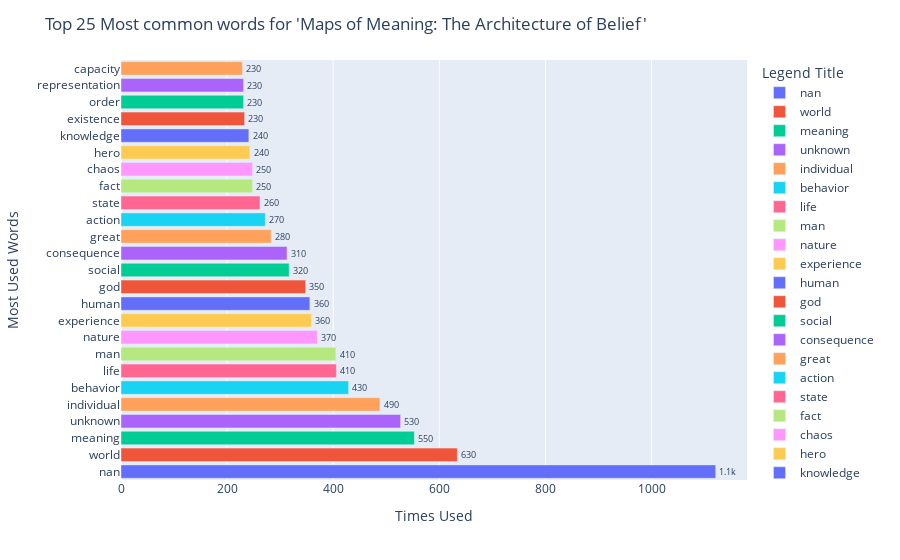

Here is the notebook cell this chart was saved with:
### Code cell
x = [tag for tag, count in fdist.most_common(25)]
y = [count for tag, count in fdist.most_common(25)]

fig = px.bar(maps, y=x, x=y, 
            text_auto='.2s', 
            color=x)
fig.update_traces(textfont_size=12, textangle=0, textposition="outside", cliponaxis=False)

fig.update_layout(
    title="Top 25 Most common words for 'Maps of Meaning: The Architecture of Belief'",
    xaxis_title="Times Used",
    yaxis_title="Most Used Words",
    legend_title="Legend Title")

fig.show()

### Figure 1 — Plotly figure (JSON) as saved in the notebook; plotly's stock layout.template omitted (floating-point values rounded to 4 significant figures)
{"data": [{"alignmentgroup": "True", "cliponaxis": false, "hovertemplate": "color=nan<br>x=%{x}<br>y=%{y}<extra></extra>", "legendgroup": "nan", "marker": {"color": "#636efa", "pattern": {"shape": ""}}, "name": "nan", "offsetgroup": "nan", "orientation": "h", "showlegend": true, "textangle": 0, "textfont": {"size": 12}, "textposition": "outside", "texttemplate": "%{x:.2s}", "type": "bar", "x": [1121], "xaxis": "x", "y": ["nan"], "yaxis": "y"}, {"alignmentgroup": "True", "cliponaxis": false, "hovertemplate": "color=world<br>x=%{x}<br>y=%{y}<extra></extra>", "legendgroup": "world", "marker": {"color": "#EF553B", "pattern": {"shape": ""}}, "name": "world", "offsetgroup": "world", "orientation": "h", "showlegend": true, "textangle": 0, "textfont": {"size": 12}, "textposition": "outside", "texttemplate": "%{x:.2s}", "type": "bar", "x": [634], "xaxis": "x", "y": ["world"], "yaxis": "y"}, {"alignmentgroup": "True", "cliponaxis": false, "hovertemplate": "color=meaning<br>x=%{x}<br>y=%{y}<extra></extra>", "legendgroup": "meaning", "marker": {"color": "#00cc96", "pattern": {"shape": ""}}, "name": "meaning", "offsetgroup": "meaning", "orientation": "h", "showlegend": true, "textangle": 0, "textfont": {"size": 12}, "textposition": "outside", "texttemplate": "%{x:.2s}", "type": "bar", "x": [553], "xaxis": "x", "y": ["meaning"], "yaxis": "y"}, {"alignmentgroup": "True", "cliponaxis": false, "hovertemplate": "color=unknown<br>x=%{x}<br>y=%{y}<extra></extra>", "legendgroup": "unknown", "marker": {"color": "#ab63fa", "pattern": {"shape": ""}}, "name": "unknown", "offsetgroup": "unknown", "orientation": "h", "showlegend": true, "textangle": 0, "textfont": {"size": 12}, "textposition": "outside", "texttemplate": "%{x:.2s}", "type": "bar", "x": [527], "xaxis": "x", "y": ["unknown"], "yaxis": "y"}, {"alignmentgroup": "True", "cliponaxis": false, "hovertemplate": "color=individual<br>x=%{x}<br>y=%{y}<extra></extra>", "legendgroup": "individual", "marker": {"color": "#FFA15A", "pattern": {"shape": ""}}, "name": "individual", "offsetgroup": "individual", "orientation": "h", "showlegend": true, "textangle": 0, "textfont": {"size": 12}, "textposition": "outside", "texttemplate": "%{x:.2s}", "type": "bar", "x": [488], "xaxis": "x", "y": ["individual"], "yaxis": "y"}, {"alignmentgroup": "True", "cliponaxis": false, "hovertemplate": "color=behavior<br>x=%{x}<br>y=%{y}<extra></extra>", "legendgroup": "behavior", "marker": {"color": "#19d3f3", "pattern": {"shape": ""}}, "name": "behavior", "offsetgroup": "behavior", "orientation": "h", "showlegend": true, "textangle": 0, "textfont": {"size": 12}, "textposition": "outside", "texttemplate": "%{x:.2s}", "type": "bar", "x": [429], "xaxis": "x", "y": ["behavior"], "yaxis": "y"}, {"alignmentgroup": "True", "cliponaxis": false, "hovertemplate": "color=life<br>x=%{x}<br>y=%{y}<extra></extra>", "legendgroup": "life", "marker": {"color": "#FF6692", "pattern": {"shape": ""}}, "name": "life", "offsetgroup": "life", "orientation": "h", "showlegend": true, "textangle": 0, "textfont": {"size": 12}, "textposition": "outside", "texttemplate": "%{x:.2s}", "type": "bar", "x": [406], "xaxis": "x", "y": ["life"], "yaxis": "y"}, {"alignmentgroup": "True", "cliponaxis": false, "hovertemplate": "color=man<br>x=%{x}<br>y=%{y}<extra></extra>", "legendgroup": "man", "marker": {"color": "#B6E880", "pattern": {"shape": ""}}, "name": "man", "offsetgroup": "man", "orientation": "h", "showlegend": true, "textangle": 0, "textfont": {"size": 12}, "textposition": "outside", "texttemplate": "%{x:.2s}", "type": "bar", "x": [405], "xaxis": "x", "y": ["man"], "yaxis": "y"}, {"alignmentgroup": "True", "cliponaxis": false, "hovertemplate": "color=nature<br>x=%{x}<br>y=%{y}<extra></extra>", "legendgroup": "nature", "marker": {"color": "#FF97FF", "pattern": {"shape": ""}}, "name": "nature", "offsetgroup": "nature", "orientation": "h", "showlegend": true, "textangle": 0, "textfont": {"size": 12}, "textposition": "outside", "texttemplate": "%{x:.2s}", "type": "bar", "x": [370], "xaxis": "x", "y": ["nature"], "yaxis": "y"}, {"alignmentgroup": "True", "cliponaxis": false, "hovertemplate": "color=experience<br>x=%{x}<br>y=%{y}<extra></extra>", "legendgroup": "experience", "marker": {"color": "#FECB52", "pattern": {"shape": ""}}, "name": "experience", "offsetgroup": "experience", "orientation": "h", "showlegend": true, "textangle": 0, "textfont": {"size": 12}, "textposition": "outside", "texttemplate": "%{x:.2s}", "type": "bar", "x": [359], "xaxis": "x", "y": ["experience"], "yaxis": "y"}, {"alignmentgroup": "True", "cliponaxis": false, "hovertemplate": "color=human<br>x=%{x}<br>y=%{y}<extra></extra>", "legendgroup": "human", "marker": {"color": "#636efa", "pattern": {"shape": ""}}, "name": "human", "offsetgroup": "human", "orientation": "h", "showlegend": true, "textangle": 0, "textfont": {"size": 12}, "textposition": "outside", "texttemplate": "%{x:.2s}", "type": "bar", "x": [356], "xaxis": "x", "y": ["human"], "yaxis": "y"}, {"alignmentgroup": "True", "cliponaxis": false, "hovertemplate": "color=god<br>x=%{x}<br>y=%{y}<extra></extra>", "legendgroup": "god", "marker": {"color": "#EF553B", "pattern": {"shape": ""}}, "name": "god", "offsetgroup": "god", "orientation": "h", "showlegend": true, "textangle": 0, "textfont": {"size": 12}, "textposition": "outside", "texttemplate": "%{x:.2s}", "type": "bar", "x": [348], "xaxis": "x", "y": ["god"], "yaxis": "y"}, {"alignmentgroup": "True", "cliponaxis": false, "hovertemplate": "color=social<br>x=%{x}<br>y=%{y}<extra></extra>", "legendgroup": "social", "marker": {"color": "#00cc96", "pattern": {"shape": ""}}, "name": "social", "offsetgroup": "social", "orientation": "h", "showlegend": true, "textangle": 0, "textfont": {"size": 12}, "textposition": "outside", "texttemplate": "%{x:.2s}", "type": "bar", "x": [317], "xaxis": "x", "y": ["social"], "yaxis": "y"}, {"alignmentgroup": "True", "cliponaxis": false, "hovertemplate": "color=consequence<br>x=%{x}<br>y=%{y}<extra></extra>", "legendgroup": "consequence", "marker": {"color": "#ab63fa", "pattern": {"shape": ""}}, "name": "consequence", "offsetgroup": "consequence", "orientation": "h", "showlegend": true, "textangle": 0, "textfont": {"size": 12}, "textposition": "outside", "texttemplate": "%{x:.2s}", "type": "bar", "x": [313], "xaxis": "x", "y": ["consequence"], "yaxis": "y"}, {"alignmentgroup": "True", "cliponaxis": false, "hovertemplate": "color=great<br>x=%{x}<br>y=%{y}<extra></extra>", "legendgroup": "great", "marker": {"color": "#FFA15A", "pattern": {"shape": ""}}, "name": "great", "offsetgroup": "great", "orientation": "h", "showlegend": true, "textangle": 0, "textfont": {"size": 12}, "textposition": "outside", "texttemplate": "%{x:.2s}", "type": "bar", "x": [283], "xaxis": "x", "y": ["great"], "yaxis": "y"}, {"alignmentgroup": "True", "cliponaxis": false, "hovertemplate": "color=action<br>x=%{x}<br>y=%{y}<extra></extra>", "legendgroup": "action", "marker": {"color": "#19d3f3", "pattern": {"shape": ""}}, "name": "action", "offsetgroup": "action", "orientation": "h", "showlegend": true, "textangle": 0, "textfont": {"size": 12}, "textposition": "outside", "texttemplate": "%{x:.2s}", "type": "bar", "x": [272], "xaxis": "x", "y": ["action"], "yaxis": "y"}, {"alignmentgroup": "True", "cliponaxis": false, "hovertemplate": "color=state<br>x=%{x}<br>y=%{y}<extra></extra>", "legendgroup": "state", "marker": {"color": "#FF6692", "pattern": {"shape": ""}}, "name": "state", "offsetgroup": "state", "orientation": "h", "showlegend": true, "textangle": 0, "textfont": {"size": 12}, "textposition": "outside", "texttemplate": "%{x:.2s}", "type": "bar", "x": [262], "xaxis": "x", "y": ["state"], "yaxis": "y"}, {"alignmentgroup": "True", "cliponaxis": false, "hovertemplate": "color=fact<br>x=%{x}<br>y=%{y}<extra></extra>", "legendgroup": "fact", "marker": {"color": "#B6E880", "pattern": {"shape": ""}}, "name": "fact", "offsetgroup": "fact", "orientation": "h", "showlegend": true, "textangle": 0, "textfont": {"size": 12}, "textposition": "outside", "texttemplate": "%{x:.2s}", "type": "bar", "x": [248], "xaxis": "x", "y": ["fact"], "yaxis": "y"}, {"alignmentgroup": "True", "cliponaxis": false, "hovertemplate": "color=chaos<br>x=%{x}<br>y=%{y}<extra></extra>", "legendgroup": "chaos", "marker": {"color": "#FF97FF", "pattern": {"shape": ""}}, "name": "chaos", "offsetgroup": "chaos", "orientation": "h", "showlegend": true, "textangle": 0, "textfont": {"size": 12}, "textposition": "outside", "texttemplate": "%{x:.2s}", "type": "bar", "x": [248], "xaxis": "x", "y": ["chaos"], "yaxis": "y"}, {"alignmentgroup": "True", "cliponaxis": false, "hovertemplate": "color=hero<br>x=%{x}<br>y=%{y}<extra></extra>", "legendgroup": "hero", "marker": {"color": "#FECB52", "pattern": {"shape": ""}}, "name": "hero", "offsetgroup": "hero", "orientation": "h", "showlegend": true, "textangle": 0, "textfont": {"size": 12}, "textposition": "outside", "texttemplate": "%{x:.2s}", "type": "bar", "x": [243], "xaxis": "x", "y": ["hero"], "yaxis": "y"}, {"alignmentgroup": "True", "cliponaxis": false, "hovertemplate": "color=knowledge<br>x=%{x}<br>y=%{y}<extra></extra>", "legendgroup": "knowledge", "marker": {"color": "#636efa", "pattern": {"shape": ""}}, "name": "knowledge", "offsetgroup": "knowledge", "orientation": "h", "showlegend": true, "textangle": 0, "textfont": {"size": 12}, "textposition": "outside", "texttemplate": "%{x:.2s}", "type": "bar", "x": [241], "xaxis": "x", "y": ["knowledge"], "yaxis": "y"}, {"alignmentgroup": "True", "cliponaxis": false, "hovertemplate": "color=existence<br>x=%{x}<br>y=%{y}<extra></extra>", "legendgroup": "existence", "marker": {"color": "#EF553B", "pattern": {"shape": ""}}, "name": "existence", "offsetgroup": "existence", "orientation": "h", "showlegend": true, "textangle": 0, "textfont": {"size": 12}, "textposition": "outside", "texttemplate": "%{x:.2s}", "type": "bar", "x": [233], "xaxis": "x", "y": ["existence"], "yaxis": "y"}, {"alignmentgroup": "True", "cliponaxis": false, "hovertemplate": "color=order<br>x=%{x}<br>y=%{y}<extra></extra>", "legendgroup": "order", "marker": {"color": "#00cc96", "pattern": {"shape": ""}}, "name": "order", "offsetgroup": "order", "orientation": "h", "showlegend": true, "textangle": 0, "textfont": {"size": 12}, "textposition": "outside", "texttemplate": "%{x:.2s}", "type": "bar", "x": [231], "xaxis": "x", "y": ["order"], "yaxis": "y"}, {"alignmentgroup": "True", "cliponaxis": false, "hovertemplate": "color=representation<br>x=%{x}<br>y=%{y}<extra></extra>", "legendgroup": "representation", "marker": {"color": "#ab63fa", "pattern": {"shape": ""}}, "name": "representation", "offsetgroup": "representation", "orientation": "h", "showlegend": true, "textangle": 0, "textfont": {"size": 12}, "textposition": "outside", "texttemplate": "%{x:.2s}", "type": "bar", "x": [231], "xaxis": "x", "y": ["representation"], "yaxis": "y"}, {"alignmentgroup": "True", "cliponaxis": false, "hovertemplate": "color=capacity<br>x=%{x}<br>y=%{y}<extra></extra>", "legendgroup": "capacity", "marker": {"color": "#FFA15A", "pattern": {"shape": ""}}, "name": "capacity", "offsetgroup": "capacity", "orientation": "h", "showlegend": true, "textangle": 0, "textfont": {"size": 12}, "textposition": "outside", "texttemplate": "%{x:.2s}", "type": "bar", "x": [229], "xaxis": "x", "y": ["capacity"], "yaxis": "y"}], "layout": {"barmode": "relative", "legend": {"title": {"text": "Legend Title"}, "tracegroupgap": 0}, "margin": {"t": 60}, "title": {"text": "Top 25 Most common words for 'Maps of Meaning: The Architecture of Belief'"}, "xaxis": {"anchor": "y", "domain": [0, 1], "title": {"text": "Times Used"}}, "yaxis": {"anchor": "x", "domain": [0, 1], "title": {"text": "Most Used Words"}}}}
